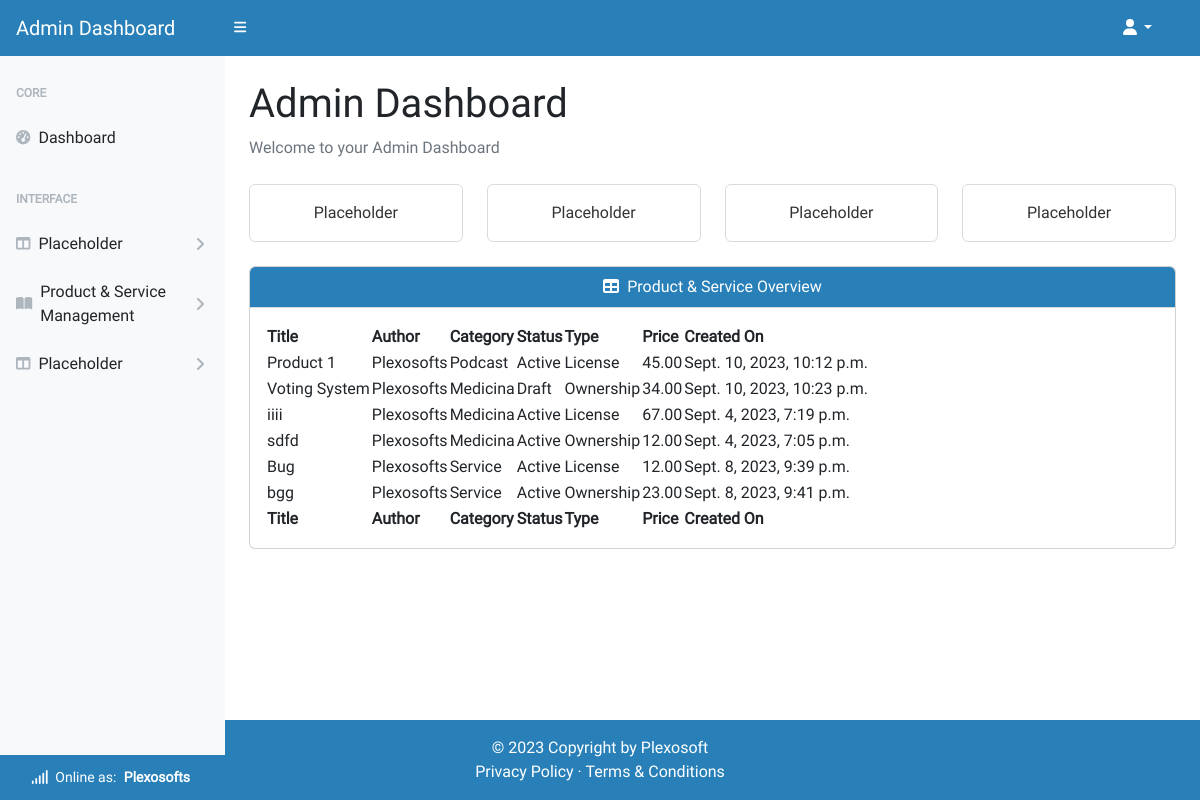
Before: /account/admin/ (signed in) with the older database file.
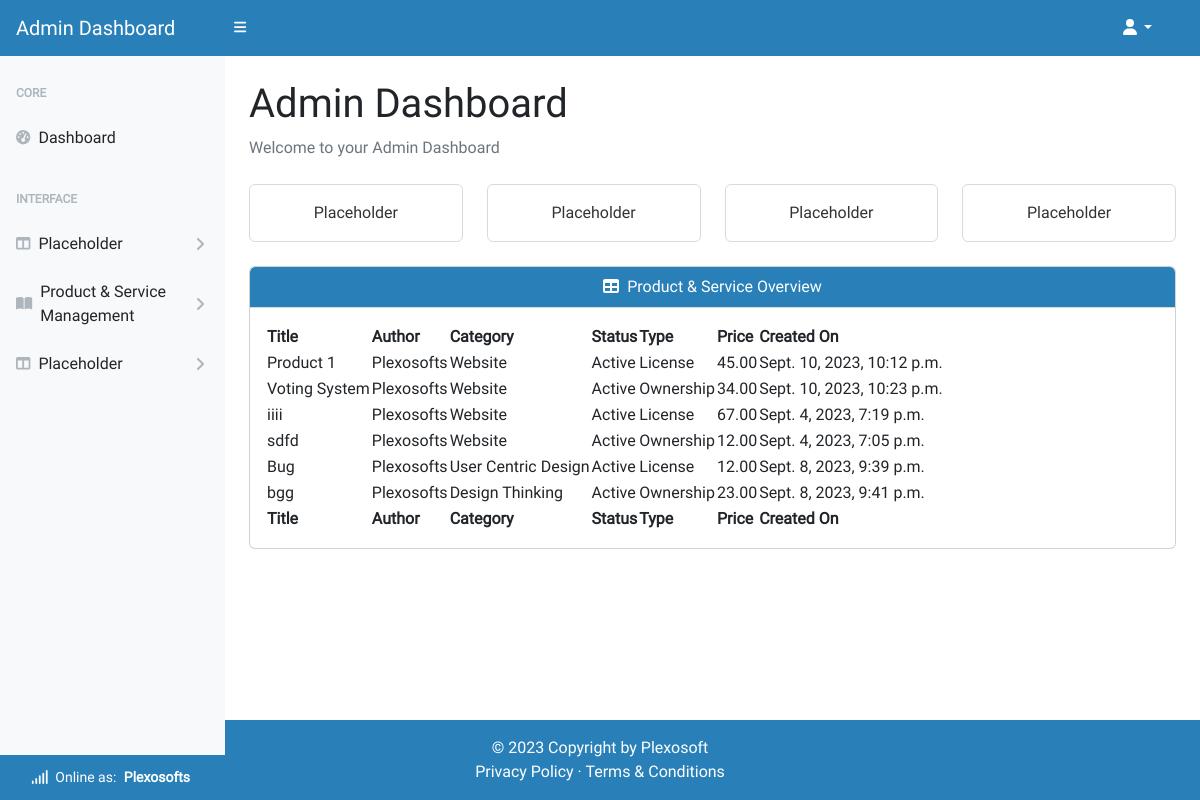
After: the same page with the newer database file.
### product_service/models.py (models this page shows, shortened)
class Product(models.Model):
    title = models.CharField(max_length=64, unique=True)
    sku = models.CharField(max_length=64, unique=True)
    price = models.DecimalField(max_digits=6, decimal_places=2)
    description = models.TextField(max_length=528)
    status = models.IntegerField(choices=STATUS, default=0)
    category = models.ForeignKey(
        Category, on_delete=models.SET_NULL,
        related_name='product_categories', null=True, blank=True)
    excerpt = models.CharField(max_length=264)
    type = models.IntegerField(choices=SCOPE_TYPE, default=1)
    instance = models.IntegerField(choices=INSTANCE_TYPE, default=0)
    code = models.ManyToManyField(CodeType, related_name="code_type")
    service = models.ManyToManyField(ServiceType, related_name="service_type")
    preview = models.URLField(
        max_length=1024, null=True, blank=True, unique=True)
    docs = models.URLField(
        max_length=1024, null=True, blank=True, unique=True)
    slug = models.SlugField(max_length=200, unique=True, blank=True)
    image = models.ImageField(null=True, blank=True)
    image_url = models.URLField(max_length=1024, null=True, blank=True)
    author = models.ForeignKey(
        'homepage.UserProfile', on_delete=models.SET_NULL,
        related_name='product_authors', null=True)
    created_on = models.DateTimeField(auto_now_add=True)
    likes = models.ManyToManyField(
        'homepage.Like', related_name='product_likes', blank=True)
    comments = models.ManyToManyField(
        'homepage.Comment', related_name='product_comments', blank=True)
    transactions = models.ManyToManyField(
        'homepage.UserProfile', through='Transaction',
        related_name='product_transactions', blank=True)
    download_url = models.ManyToManyField(
        'Download', related_name='product_downloads', blank=True)
    class Meta:
        ordering = ['title']

class Category(models.Model):
    category_name = models.CharField(max_length=64, unique=True)
    alt_name = models.CharField(max_length=64, unique=True)
    class Meta:
        ordering = ['category_name']
        verbose_name_plural = "Categories"

class Service(models.Model):
    title = models.CharField(max_length=64, unique=True)
    sku = models.CharField(max_length=64, unique=True)
    price = models.DecimalField(max_digits=6, decimal_places=2)
    description = models.TextField(max_length=528)
    status = models.IntegerField(choices=STATUS, default=0)
    category = models.ForeignKey(
        Category, on_delete=models.SET_NULL,
        related_name='service_categories', null=True, blank=True)
    excerpt = models.CharField(max_length=264)
    type = models.IntegerField(choices=SCOPE_TYPE, default=1)
    instance = models.IntegerField(choices=INSTANCE_TYPE, default=1)
    code = models.ManyToManyField(CodeType, related_name="code_type_service")
    service = models.ManyToManyField(
        ServiceType, related_name="on_service_type")
    preview = models.URLField(
        max_length=1024, null=True, blank=True, unique=True)
    docs = models.URLField(
        max_length=1024, null=True, blank=True, unique=True)
    slug = models.SlugField(max_length=200, unique=True, blank=True)
    image = models.ImageField(null=True, blank=True)
    image_url = models.URLField(max_length=1024, null=True, blank=True)
    author = models.ForeignKey(
        'homepage.UserProfile', on_delete=models.SET_NULL,
        related_name='service_authors', null=True)
    created_on = models.DateTimeField(auto_now_add=True)
    likes = models.ManyToManyField(
        'homepage.Like', related_name='service_likes', blank=True)
    comments = models.ManyToManyField(
        'homepage.Comment', related_name='service_comments', blank=True)
    transactions = models.ManyToManyField(
        'homepage.UserProfile', through='Transaction',
        related_name='service_transactions', blank=True)
    download_url = models.ManyToManyField(
        'Download', related_name='service_downloads', blank=True)
    class Meta:
        ordering = ['title']

### homepage/models.py (models this page shows)
class UserProfile(AbstractUser):
    email = models.EmailField(
        unique=True)
    role = models.IntegerField(choices=ROLES, default=0)
    type = models.IntegerField(choices=USER_TYPE, default=0)
    status = models.IntegerField(choices=STATUS, default=2)
    user_transactions = models.ManyToManyField(
        'product_service.Product',
        through='product_service.Transaction',
        related_name='user_profiles')
    class Meta:
        ordering = ['username']
    def __str__(self):
        return f'{self.username}'

### admin_dashboard/views.py (the view, shortened to what this page needs)
# urls.py: path('account/admin/', AdminDashboard.as_view(),
class AdminDashboard(AdminRequiredMixin, generic.DetailView):
    model = UserProfile
    template_name = 'admin-dashboard/dashboard.html'
    context_object_name = 'admin_dashboard'
    def get_object(self, queryset=None):
        return get_object_or_404(UserProfile, pk=self.request.user.pk)

### admin_dashboard/views.py (called while the page is built)
    def test_func(self):
        user_profile = self.request.user
        return user_profile and user_profile.role == 1

### homepage/custom_context_processors.py (called while the page is built)
def get_verified_email(request):
    if request.user.is_authenticated:
        try:
            email_object = EmailAddress.objects.get(user=request.user)
            if email_object.verified:
                return {'get_verified_email': email_object}
        except EmailAddress.DoesNotExist:
            pass
    return {'get_verified_email': None}

### admin_dashboard/templates/admin-dashboard/dashboard.html (shortened to what this page needs)
{% extends "admin-dashboard/base.html" %}
{% load i18n %}
{% block content %}
<main class="pb-5 mb-5">
    <div class="container-fluid p-4 pt-0 pb-5">
        <h1 class="mt-4">Admin Dashboard</h1>
        <ol class="breadcrumb mb-4">
            <li class="breadcrumb-item active">Welcome to your Admin Dashboard</li>
        </ol>
        <div class="row">
            <div class="col-xl-3 col-md-6">
                <div class="card bg-white-border text-white mb-4">
                    <div class="card-body">Placeholder</div>
                </div>
            </div>
            <div class="col-xl-3 col-md-6">
                <div class="card bg-white-border text-white mb-4">
                    <div class="card-body">Placeholder</div>
                </div>
            </div>
            <div class="col-xl-3 col-md-6">
                <div class="card bg-white-border text-white mb-4">
                    <div class="card-body">Placeholder</div>
                </div>
            </div>
            <div class="col-xl-3 col-md-6">
                <div class="card bg-white-border text-white mb-4">
                    <div class="card-body">Placeholder</div>
                </div>
            </div>
        </div>
        <div class="card mb-4">
            <div class="card-header text-center">
                <i class="fas fa-table me-1"></i>
                Product & Service Overview
            </div>
            <div class="card-body">
                <table id="datatablesSimple">
                    <thead>
                        <tr>
                            <th>Title</th>
                            <th>Author</th>
                            <th>Category</th>
                            <th>Status</th>
                            <th>Type</th>
                            <th>Price</th>
                            <th>Created On</th>
                        </tr>
                    </thead>
                    <tfoot>
                        <tr>
                            <th>Title</th>
                            <th>Author</th>
                            <th>Category</th>
                            <th>Status</th>
                            <th>Type</th>
                            <th>Price</th>
                            <th>Created On</th>
                        </tr>
                    </tfoot>
                    <tbody>
                        {% for product in admin_dashboard.product_authors.all %}
                        <tr>
                            <td>{{ product.title }}</td>
                            <td>{{ product.author }}</td>
                            <td>{{ product.category.category_name }}</td>
                            <td>{{ product.get_status_display }}</td>
                            <td>{{ product.get_type_display }}</td>
                            <td>{{ product.price }}</td>
                            <td>{{ product.created_on }}</td>
                        </tr>
                        {% endfor %}
                        {% for service in admin_dashboard.service_authors.all %}
                        <tr>
                            <td>{{ service.title }}</td>
                            <td>{{ service.author }}</td>
                            <td>{{ service.category.category_name }}</td>
                            <td>{{ service.get_status_display }}</td>
                            <td>{{ service.get_type_display }}</td>
                            <td>{{ service.price }}</td>
                            <td>{{ service.created_on }}</td>
                        </tr>
                        {% endfor %}
                    </tbody>
                </table>
            </div>
        </div>
    </div>
</main>
{% endblock content %}

Changed rows visible on the page:
changed Product "Product 1": category.category_name "Podcast" → "Website"
changed Product "Voting System": category.category_name "Medicina" → "Website"; status "Draft" → "Active"
changed Product "iiii": category.category_name "Medicina" → "Website"
changed Product "sdfd": category.category_name "Medicina" → "Website"
changed Service "Bug": category.category_name "Service" → "User Centric Design"
changed Service "bgg": category.category_name "Service" → "Design Thinking"
